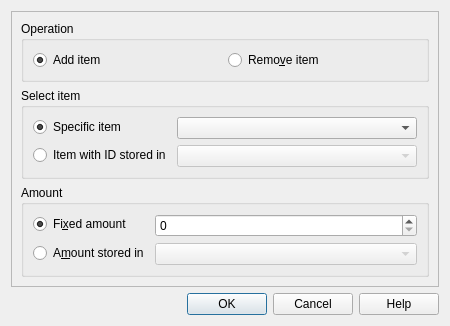
<?xml version="1.0" encoding="UTF-8"?>
<ui version="4.0">
 <class>ChangeItem</class>
 <widget class="QDialog" name="ChangeItem">
  <property name="windowModality">
   <enum>Qt::WindowModal</enum>
  </property>
  <property name="geometry">
   <rect>
    <x>0</x>
    <y>0</y>
    <width>450</width>
    <height>302</height>
   </rect>
  </property>
  <property name="sizePolicy">
   <sizepolicy hsizetype="Fixed" vsizetype="Fixed">
    <horstretch>0</horstretch>
    <verstretch>0</verstretch>
   </sizepolicy>
  </property>
  <property name="maximumSize">
   <size>
    <width>450</width>
    <height>302</height>
   </size>
  </property>
  <property name="windowTitle">
   <string>Change item</string>
  </property>
  <property name="modal">
   <bool>true</bool>
  </property>
  <layout class="QVBoxLayout" name="verticalLayout">
   <item>
    <widget class="QFrame" name="frame">
     <property name="frameShape">
      <enum>QFrame::StyledPanel</enum>
     </property>
     <property name="frameShadow">
      <enum>QFrame::Raised</enum>
     </property>
     <layout class="QVBoxLayout" name="verticalLayout_2">
      <item>
       <widget class="QGroupBox" name="groupBox">
        <property name="title">
         <string>Operation</string>
        </property>
        <layout class="QHBoxLayout" name="horizontalLayout">
         <item>
          <widget class="QRadioButton" name="op_add">
           <property name="text">
            <string>Add item</string>
           </property>
           <property name="checked">
            <bool>true</bool>
           </property>
          </widget>
         </item>
         <item>
          <widget class="QRadioButton" name="op_rem">
           <property name="text">
            <string>Remo&amp;ve item</string>
           </property>
          </widget>
         </item>
        </layout>
       </widget>
      </item>
      <item>
       <widget class="QGroupBox" name="groupBox_2">
        <property name="title">
         <string>Select item</string>
        </property>
        <layout class="QFormLayout" name="formLayout">
         <item row="0" column="0">
          <widget class="QRadioButton" name="item_box_item">
           <property name="text">
            <string>Specific item</string>
           </property>
           <property name="checked">
            <bool>true</bool>
           </property>
          </widget>
         </item>
         <item row="0" column="1">
          <widget class="ItemRpgComboBox" name="item_item"/>
         </item>
         <item row="1" column="0">
          <widget class="QRadioButton" name="item_box_variable">
           <property name="text">
            <string>Item with ID stored in</string>
           </property>
          </widget>
         </item>
         <item row="1" column="1">
          <widget class="VariableRpgComboBox" name="item_variable">
           <property name="enabled">
            <bool>false</bool>
           </property>
          </widget>
         </item>
        </layout>
       </widget>
      </item>
      <item>
       <widget class="QGroupBox" name="groupBox_3">
        <property name="title">
         <string>Amount</string>
        </property>
        <layout class="QFormLayout" name="formLayout_2">
         <item row="0" column="0">
          <widget class="QRadioButton" name="amount_box_fix">
           <property name="text">
            <string>Fi&amp;xed amount</string>
           </property>
           <property name="checked">
            <bool>true</bool>
           </property>
          </widget>
         </item>
         <item row="0" column="1">
          <widget class="QSpinBox" name="amount_amount"/>
         </item>
         <item row="1" column="0">
          <widget class="QRadioButton" name="amount_box_variable">
           <property name="text">
            <string>A&amp;mount stored in</string>
           </property>
          </widget>
         </item>
         <item row="1" column="1">
          <widget class="VariableRpgComboBox" name="amount_variable">
           <property name="enabled">
            <bool>false</bool>
           </property>
          </widget>
         </item>
        </layout>
       </widget>
      </item>
     </layout>
    </widget>
   </item>
   <item>
    <widget class="QDialogButtonBox" name="buttonBox">
     <property name="orientation">
      <enum>Qt::Horizontal</enum>
     </property>
     <property name="standardButtons">
      <set>QDialogButtonBox::Cancel|QDialogButtonBox::Help|QDialogButtonBox::Ok</set>
     </property>
    </widget>
   </item>
  </layout>
 </widget>
 <customwidgets>
  <customwidget>
   <class>VariableRpgComboBox</class>
   <extends>QComboBox</extends>
   <header>src/tools/rpgcombobox.h</header>
  </customwidget>
  <customwidget>
   <class>ItemRpgComboBox</class>
   <extends>QComboBox</extends>
   <header>src/tools/rpgcombobox.h</header>
  </customwidget>
 </customwidgets>
 <resources/>
 <connections>
  <connection>
   <sender>buttonBox</sender>
   <signal>accepted()</signal>
   <receiver>ChangeItem</receiver>
   <slot>accept()</slot>
   <hints>
    <hint type="sourcelabel">
     <x>248</x>
     <y>254</y>
    </hint>
    <hint type="destinationlabel">
     <x>157</x>
     <y>274</y>
    </hint>
   </hints>
  </connection>
  <connection>
   <sender>buttonBox</sender>
   <signal>rejected()</signal>
   <receiver>ChangeItem</receiver>
   <slot>reject()</slot>
   <hints>
    <hint type="sourcelabel">
     <x>316</x>
     <y>260</y>
    </hint>
    <hint type="destinationlabel">
     <x>286</x>
     <y>274</y>
    </hint>
   </hints>
  </connection>
  <connection>
   <sender>buttonBox</sender>
   <signal>helpRequested()</signal>
   <receiver>ChangeItem</receiver>
   <slot>helpRequested()</slot>
   <hints>
    <hint type="sourcelabel">
     <x>200</x>
     <y>255</y>
    </hint>
    <hint type="destinationlabel">
     <x>199</x>
     <y>149</y>
    </hint>
   </hints>
  </connection>
  <connection>
   <sender>item_box_item</sender>
   <signal>toggled(bool)</signal>
   <receiver>item_item</receiver>
   <slot>setEnabled(bool)</slot>
   <hints>
    <hint type="sourcelabel">
     <x>83</x>
     <y>136</y>
    </hint>
    <hint type="destinationlabel">
     <x>328</x>
     <y>136</y>
    </hint>
   </hints>
  </connection>
  <connection>
   <sender>item_box_variable</sender>
   <signal>toggled(bool)</signal>
   <receiver>item_variable</receiver>
   <slot>setEnabled(bool)</slot>
   <hints>
    <hint type="sourcelabel">
     <x>113</x>
     <y>167</y>
    </hint>
    <hint type="destinationlabel">
     <x>328</x>
     <y>167</y>
    </hint>
   </hints>
  </connection>
  <connection>
   <sender>amount_box_fix</sender>
   <signal>toggled(bool)</signal>
   <receiver>amount_amount</receiver>
   <slot>setEnabled(bool)</slot>
   <hints>
    <hint type="sourcelabel">
     <x>87</x>
     <y>241</y>
    </hint>
    <hint type="destinationlabel">
     <x>313</x>
     <y>241</y>
    </hint>
   </hints>
  </connection>
  <connection>
   <sender>amount_box_variable</sender>
   <signal>toggled(bool)</signal>
   <receiver>amount_variable</receiver>
   <slot>setEnabled(bool)</slot>
   <hints>
    <hint type="sourcelabel">
     <x>98</x>
     <y>273</y>
    </hint>
    <hint type="destinationlabel">
     <x>313</x>
     <y>273</y>
    </hint>
   </hints>
  </connection>
 </connections>
 <slots>
  <slot>helpRequested()</slot>
 </slots>
</ui>
